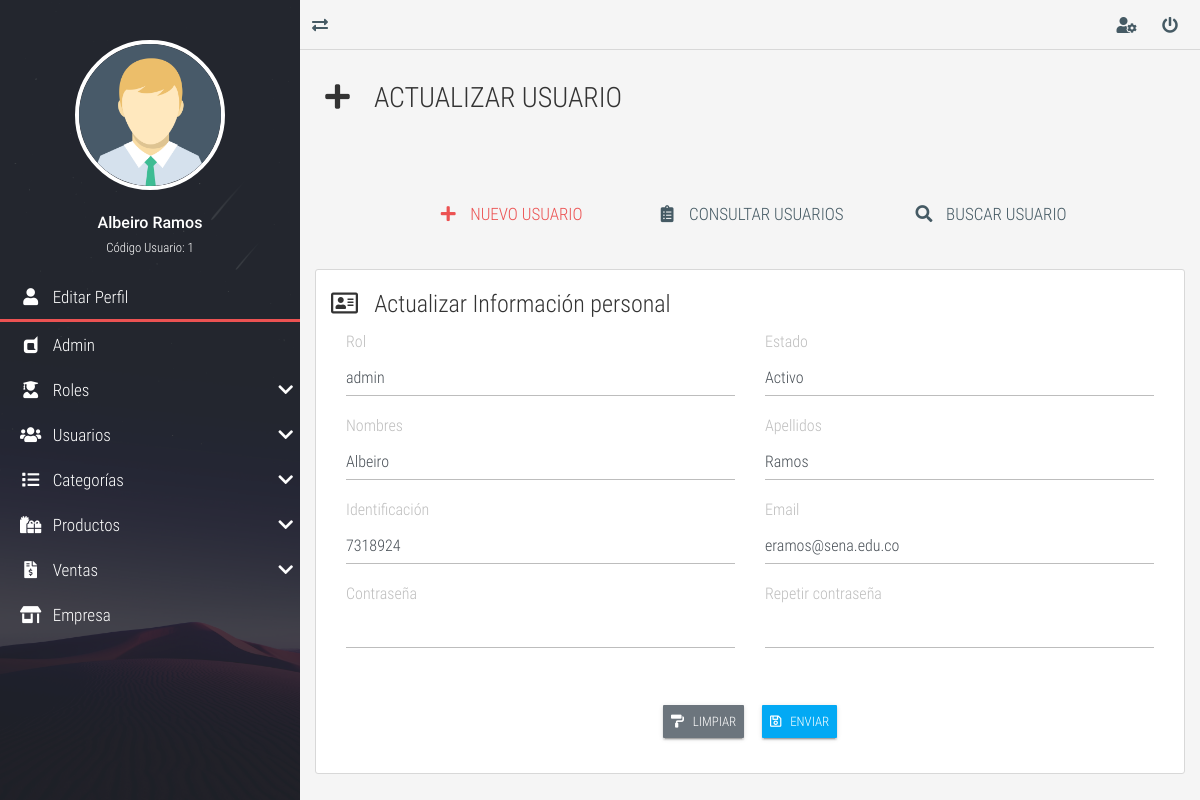
The app's page /?c=Users&a=userUpdate&idUser=1 (signed in) with its own data.
### tables this page shows
CREATE TABLE IF NOT EXISTS `USERS` (
    `rol_code` INT NOT NULL,
    `user_code` INT NOT NULL AUTO_INCREMENT,
    `user_name` VARCHAR(100) NOT NULL,
    `user_lastname` VARCHAR(100) NOT NULL,
    `user_id` VARCHAR(20) NOT NULL,
    `user_email` VARCHAR(100) NOT NULL,
    `user_pass` VARCHAR(200) NOT NULL,
    `user_state` TINYINT NOT NULL,
    PRIMARY KEY (`user_code`),
    INDEX `ind_users_roles` (`rol_code` ASC),
    CONSTRAINT `fk_users_roles` FOREIGN KEY (`rol_code`) REFERENCES `ROLES` (`rol_code`) ON DELETE CASCADE ON UPDATE CASCADE
);

### models/DataBase.php (called while the page is built)
<?php
    class DataBase{
        public static function connection(){
            $hostname = "localhost";
            $port = "3306";
            $database = "db_tps_nc_iv_2771440";
            $username = "root";
            $password = "";
			$pdo = new PDO("mysql:host=$hostname;port=$port;dbname=$database;charset=utf8",$username,$password);
			$pdo->setAttribute(PDO::ATTR_ERRMODE, PDO::ERRMODE_EXCEPTION);
			return $pdo;
		}
	}
?>

### models/User.php (called while the page is built, shortened)
<?php
    class User{
        private $dbh;
        private $rol_code;
        private $rol_name;
        private $user_name;
        private $user_lastname;
        private $user_id;
        private $user_email;
        private $user_state;
        public function __construct(){
            try {
                $this->dbh = DataBase::connection();
                $a = func_get_args();
                $i = func_num_args();
                if (method_exists($this, $f = '__construct' . $i)) {
                    call_user_func_array(array($this, $f), $a);
                }
            } catch (Exception $e) {
                die($e->getMessage());
            }
        }
        public function __construct9($rol_code,$rol_name,$user_code,$user_name,$user_lastname,$user_id,$user_email,$user_pass,$user_state){
            $this->rol_code = $rol_code;
            $this->rol_name = $rol_name;
            $this->user_name = $user_name;
            $this->user_lastname = $user_lastname;
            $this->user_id = $user_id;
            $this->user_email = $user_email;
            $this->user_state = $user_state;
        }
        public function setRolCode($rol_code){
            $this->rol_code = $rol_code;
        }
        public function getRolCode(){
            return $this->rol_code;
        }
        public function setRolName($rol_name){
            $this->rol_name = $rol_name;
        }
        public function getRolName(){
            return $this->rol_name;
        }
        public function getUserName(){
            return $this->user_name;
        }
        public function getUserLastName(){
            return $this->user_lastname;
        }
        public function getUserId(){
            return $this->user_id;
        }
        public function getUserEmail(){
            return $this->user_email;
        }
        public function getUserState(){
            return $this->user_state;
        }
        public function read_roles(){
            try {
                $rolList = [];
                $sql = 'SELECT * FROM ROLES';
                $stmt = $this->dbh->query($sql);
                foreach ($stmt->fetchAll() as $rol) {
                    $rolObj = new User;
                    $rolObj->setRolCode($rol['rol_code']);
                    $rolObj->setRolName($rol['rol_name']);
                    array_push($rolList, $rolObj);
                }
                return $rolList;
            } catch (Exception $e) {
                die($e->getMessage());
            }
        }
        public function getuser_bycode($userCode){
            try {
                $sql = 'SELECT
                            r.rol_code,
                            r.rol_name,
                            user_code,
                            user_name,
                            user_lastname,
                            user_id,
                            user_email,
                            user_pass,
                            user_state
                        FROM ROLES AS r
                        INNER JOIN USERS AS u
                        on r.rol_code = u.rol_code
                        WHERE user_code=:userCode';
                $stmt = $this->dbh->prepare($sql);
                $stmt->bindValue('userCode', $userCode);
                $stmt->execute();
                $userDb = $stmt->fetch();
                $user = new User(
                    $userDb['rol_code'],
                    $userDb['rol_name'],
                    $userDb['user_code'],
                    $userDb['user_name'],
                    $userDb['user_lastname'],
                    $userDb['user_id'],
                    $userDb['user_email'],
                    $userDb['user_pass'],
                    $userDb['user_state']
                );
                return $user;
            } catch (Exception $e) {
                die($e->getMessage());
            }
        }
    }
?>

### views/modules/users/user_update.view.php (the view, shortened to what this page needs)
<div class="full-box page-header">
	<h3 class="text-left">
		<i class="fas fa-plus fa-fw"></i> &nbsp; ACTUALIZAR USUARIO
	</h3>
</div>
<div class="container-fluid">
	<ul class="full-box list-unstyled page-nav-tabs">
		<li>
			<a class="active" href="?c=Users&a=userCreate"><i class="fas fa-plus fa-fw"></i> &nbsp; NUEVO USUARIO</a>
		</li>
		<li>
			<a href="?c=Users&a=userRead"><i class="fas fa-clipboard-list fa-fw"></i> &nbsp; CONSULTAR USUARIOS</a>
		</li>
		<li>
			<a href="#"><i class="fas fa-search fa-fw"></i> &nbsp; BUSCAR USUARIO</a>
		</li>
	</ul>
</div>
<div class="container-fluid">
	<form action="" method="POST" class="form-neon" autocomplete="off">
		<fieldset>
			<legend><i class="far fa-address-card"></i> &nbsp; Actualizar Información personal</legend>
			<div class="container-fluid">
				<div class="row">
					<div class="col-12 col-md-6">
						<div class="form-group">
							<label for="rol_code" class="bmd-label-floating">Rol</label>
							<select class="form-control" name="rol_code">
								<?php foreach ($roles as $rol) : ?>
                                             <?php if ($rol->getRolCode() == $user->getRolCode()) : ?>
                                                 <option selected="" value="<?php echo $rol->getRolCode() ?>"><?php echo $rol->getRolName() ?></option>
                                             <?php else : ?>
                                                 <option value="<?php echo $rol->getRolCode() ?>"><?php echo $rol->getRolName() ?></option>
                                             <?php endif; ?>
								<?php endforeach; ?>
							</select>
						</div>
					</div>
					<div class="col-12 col-md-6">
						<div class="form-group">
							<label for="user_state" class="bmd-label-floating">Estado</label>
							<select class="form-control" name="user_state">
                                         <?php for ($i = 0; $i <= 1; $i++) : ?>
                                             <?php if ($user->getUserState() == $i) : ?>
                                                 <option selected="" value="<?php echo $i ?>"><?php echo $state[$i] ?></option>
                                             <?php else : ?>
                                                 <option value="<?php echo $i ?>"><?php echo $state[$i] ?></option>
                                             <?php endif; ?>
                                         <?php endfor; ?>
							</select>
						</div>
					</div>
					<div class="col-12 col-md-6">
						<div class="form-group">
							<label for="user_name" class="bmd-label-floating">Nombres</label>
							<input type="text" pattern="[a-zA-ZáéíóúÁÉÍÓÚñÑ ]{1,35}" class="form-control" name="user_name" id="user_name" maxlength="35" value="<?php echo $user->getUserName();?>">
						</div>
					</div>
					<div class="col-12 col-md-6">
						<div class="form-group">
							<label for="user_lastname" class="bmd-label-floating">Apellidos</label>
							<input type="text" pattern="[a-zA-ZáéíóúÁÉÍÓÚñÑ ]{1,35}" class="form-control" name="user_lastname" id="user_lastname" maxlength="35" value="<?php echo $user->getUserLastName();?>">
						</div>
					</div>
					<div class="col-12 col-md-6">
						<div class="form-group">
							<label for="user_id" class="bmd-label-floating">Identificación</label>
							<input type="text" pattern="[0-9()+]{1,20}" class="form-control" name="user_id" id="user_id" maxlength="20" value="<?php echo $user->getUserId();?>">
						</div>
					</div>
					<div class="col-12 col-md-6">
						<div class="form-group">
							<label for="user_email" class="bmd-label-floating">Email</label>
							<input type="email" class="form-control" name="user_email" id="user_email" maxlength="70" value="<?php echo $user->getUserEmail();?>">
						</div>
					</div>
					<div class="col-12 col-md-6">
						<div class="form-group">
							<label for="user_pass" class="bmd-label-floating">Contraseña</label>
							<input type="password" class="form-control" name="user_pass" id="user_pass" maxlength="200">
						</div>
					</div>
					<div class="col-12 col-md-6">
						<div class="form-group">
							<label for="user_pass_conf" class="bmd-label-floating">Repetir contraseña</label>
							<input type="password" class="form-control" name="user_pass_conf" id="user_pass_conf" maxlength="200">
						</div>
					</div>
				</div>
			</div>
		</fieldset>
		<p class="text-center" style="margin-top: 40px;">
			<button type="reset" class="btn btn-raised btn-secondary btn-sm"><i class="fas fa-paint-roller"></i> &nbsp; LIMPIAR</button>
			<button type="submit" class="btn btn-raised btn-info btn-sm"><i class="far fa-save"></i> &nbsp; ENVIAR</button>
		</p>
	</form>
</div>

### assets/dashboard/css/all.css (style rules this page uses)
.fa, .fas, .far, .fal, .fab { -moz-osx-font-smoothing: grayscale; -webkit-font-smoothing: antialiased; display: inline-block; font-style: normal; font-variant: normal; text-rendering: auto; line-height: 1; }
.fa-fw { text-align: center; width: 1.25em; }
.fa-address-card:before { content: "\f2bb"; }
.fa-clipboard-list:before { content: "\f46d"; }
.fa-paint-roller:before { content: "\f5aa"; }
.fa-plus:before { content: "\f067"; }
.fa-save:before { content: "\f0c7"; }
.fa-search:before { content: "\f002"; }
.far { font-family: 'Font Awesome 5 Free'; font-weight: 400; }
.fa, .fas { font-family: 'Font Awesome 5 Free'; font-weight: 900; }

### assets/dashboard/css/style.css (style rules this page uses)
:root { --color-one: #F5F5F5; --color-two: #24292E; --color-three: #EC5252; --form-color: #14111A; --accent-color: #253556; --accent-color: #455A64; --border-color: #D8D8D8; }
body,html { font-family: 'roboto_condensed_light'; width: 100vw; height: 100vh; background-color: var(--color-one); color: #333; font-size: 16px; }
.full-box { margin: 0; padding: 0; box-sizing: border-box; width: 100%; }
.form-neon { border: 1px solid var(--border-color); background-color: #FFF; padding: 15px; border-radius: 3px; }
.page-header { padding: 30px 20px 60px 20px; }
.page-header > :nth-child(1) { padding-bottom: 7px; }
.page-nav-tabs { display: flex; justify-content: center; flex-wrap: wrap; margin-bottom: 30px; }
.page-nav-tabs li, .page-nav-tabs li a { height: 40px; line-height: 40px; }
.page-nav-tabs li { margin: 5px 20px; }
.page-nav-tabs li a { color: var(--accent-color); font-size: 17px; min-width: 200px; width: auto; display: block; text-align: center; user-select: none; transition: all .2s ease-in-out; border-bottom: 2px solid transparent; }
.page-nav-tabs li a.active { color: var(--color-three); cursor: none; pointer-events: none; }

### records on screen
users: user_state "Activo", user_name "Albeiro", user_lastname "Ramos", user_id "7318924", user_email "eramos@sena.edu.co"

### other values on screen
$profile->getUserName() "Albeiro"
$profile->getUserLastName() "Ramos"
$profile->getUserCode() "1"
$session "Admin"
form field rol_code "admin"
